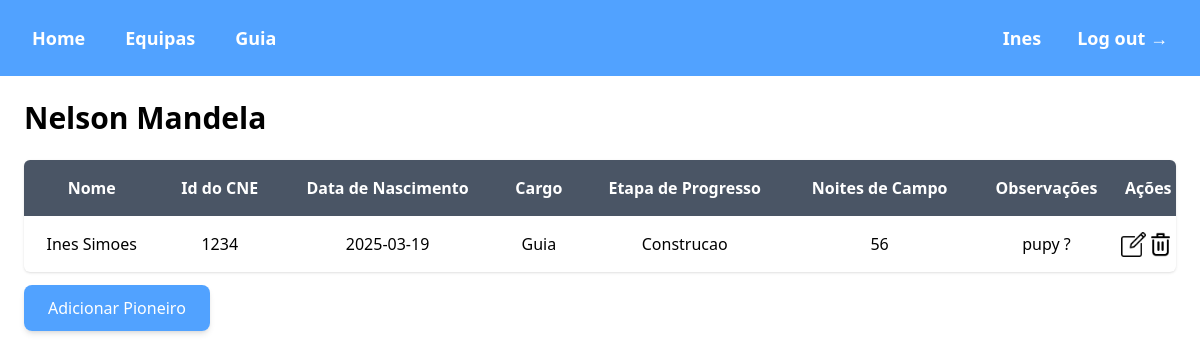
The page /public/nelson.php (signed in) on the database as committed earlier.
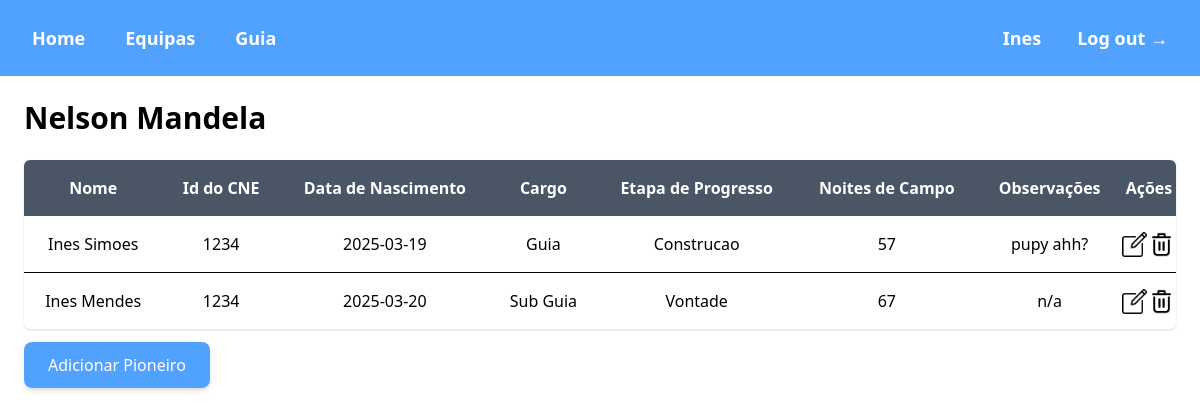
The same page on the database as committed later.
### tables this page shows
CREATE TABLE `pioneiros` (
  `id` int(11) NOT NULL,
  `nome` varchar(50) NOT NULL,
  `id_cne` int(11) NOT NULL,
  `dt_nascimento` date NOT NULL,
  `noites_campo` int(11) NOT NULL,
  `observacoes` text NOT NULL,
  `cargo_fk` int(11) NOT NULL,
  `equipa_fk` int(11) NOT NULL,
  `etapa_progresso_fk` int(11) NOT NULL
);

CREATE TABLE `cargos` (
  `cargo_id` int(11) NOT NULL,
  `cargo` varchar(20) NOT NULL
);

CREATE TABLE `etapas_progresso` (
  `etapa_id` int(11) NOT NULL,
  `etapa_progresso` varchar(20) NOT NULL
);

### public/nelson.php (the view, shortened to what this page needs)
<?php
    require '../private/connection.php';
    $equipa = $_SESSION['equipa'];
?>
<!DOCTYPE html>
<html lang="en">
<head>
    <script src="https://unpkg.com/@tailwindcss/browser@4"></script>
</head>
<body>
    <?php include('header.php'); ?>
    <div class="p-6">
        <div class="max-w-[1450px] mx-auto">
            <h2 class="text-3xl font-bold">Nelson Mandela</h2>
            <div class="mt-6 bg-white shadow-sm rounded-md overflow-hidden">
                <div class="overflow-x-auto">
                <?php
                    $selectPioneiros = "SELECT p.id, p.nome, p.id_cne, p.dt_nascimento, c.cargo, e.equipa, ep.etapa_progresso, p.noites_campo, p.observacoes FROM pioneiros as p
                    join cargos as c on p.cargo_fk = c.cargo_id
                    join equipas as e on p.equipa_fk = e.equipa_id
                    join etapas_progresso as ep on p.etapa_progresso_fk = ep.etapa_id
                    where e.equipa = 'Nelson Mandela'";
                    $result = $connection->query($selectPioneiros);
                    if ($result && $result->num_rows > 0):
                ?>
                    <table class="w-full min-w-full border-collapse">
                        <thead class="bg-gray-600 text-white">
                            <tr>
                                <th class="p-4 text-center">Nome</th>
                                <th class="p-4 text-center">Id do CNE</th>
                                <th class="p-4 text-center">Data de Nascimento</th>
                                <th class="p-4 text-center">Cargo</th>
                                <th class="p-4 text-center">Etapa de Progresso</th>
                                <th class="p-4 text-center">Noites de Campo</th>
                                <th class="p-4 text-center">Observações</th>
                                <?php if (($cargo === "Guia" || $cargo === "Sub Guia") && $equipa === "Nelson Mandela"): ?>
                                    <th colspan="2">Ações</th>
                                <?php endif; ?>
                            </tr>
                        </thead>
                        <tbody class="divide-y">
                            <?php
                                while ($row = $result->fetch_assoc()) {
                                    echo "<tr class='hover:bg-gray-100'>";
                                    echo "<td class='p-4 text-center' data-label='Nome'>" . htmlspecialchars($row['nome']) . "</td>";
                                    echo "<td class='p-4 text-center' data-label='Id do CNE'>" . htmlspecialchars($row['id_cne']) . "</td>";
                                    echo "<td class='p-4 text-center' data-label='Data de Nascimento'>" . htmlspecialchars($row['dt_nascimento']) . "</td>";
                                    echo "<td class='p-4 text-center' data-label='Cargo'>" . htmlspecialchars($row['cargo']) . "</td>";
                                    echo "<td class='p-4 text-center' data-label='Etapa de Progresso'>" . htmlspecialchars($row['etapa_progresso']) . "</td>";
                                    echo "<td class='p-4 text-center' data-label='Noites de Campo'>" . htmlspecialchars($row['noites_campo']) . "</td>";
                                    echo "<td class='p-4 text-center' data-label='Observações'>" . htmlspecialchars($row['observacoes']) . "</td>";
                                    if (($cargo === "Guia" || $cargo === "Sub Guia") && $equipa === "Nelson Mandela") {
                                        echo "<td data-label='Ações'><a href='form_update.php?id=" . htmlspecialchars($row['id']) . "'><div class='icon'><img src='../images/editing.png' alt='edit_icon' style='width: 25px;'></div></a></td>";
                                        echo "<td data-label='Ações'><a href='#' onclick=confirmDelete(" . htmlspecialchars($row['id']) . ")><img alt='deleteIcon' src='../images/delete.png' style='width: 25px;'></a></td>";
                                    }
                                    echo "</tr>";
                                }
                            ?>
                        </tbody>
                    </table>
                    <?php
                        else:
                            echo "<p>Nao foram encontrados pioneiros nesta equipa</p>";
                        endif;
                    ?>
                </div>
            </div>
            <div class="mt-6">
                <?php if (($cargo === "Guia" || $cargo === "Sub Guia") && $equipa === "Nelson Mandela"): ?>
                    <a href="form_add.php?equipa=Nelson Mandela" class="bg-blue-400 text-white px-6 py-3 rounded-lg shadow-md hover:bg-blue-500">
                        Adicionar Pioneiro
                    </a>
                <?php endif; ?>
            </div>
        </div>
    </div>
</body>
</html>

### public/header.php (shortened to what this page needs)
<?php
    $session = isset($_SESSION['pioneiro']);
    if ($session) {
      $nome = $_SESSION['pioneiro'];
      $cargo = $_SESSION['cargo'];
    } else {
      $nome = "";
      $cargo = "";
    }
    $primeiroNome = strtok($nome, " ");
?>
<script src="https://unpkg.com/@tailwindcss/browser@4"></script>
<header class="bg-blue-400 text-white relative z-1">
  <nav class="mx-auto flex items-center justify-between p-6 lg:px-8" aria-label="Global">
    <div class="hidden md:flex md:gap-x-10">
      <a href="/pioneirosequipas/public/" class="text-lg font-semibold">Home</a>
      <a href="/pioneirosequipas/public/equipas.php" class="text-lg font-semibold">Equipas</a>
      <a href="/pioneirosequipas/public/cargos/<?= htmlspecialchars($cargo); ?>" class="text-lg font-semibold"><?= htmlspecialchars($cargo); ?></a>
    </div>
    <div class="hidden md:flex md:gap-x-9" >
      <a href="/pioneirosequipas/public/perfil.php" class="text-lg font-semibold"><?= htmlspecialchars($primeiroNome); ?></a>
      <a href="/pioneirosequipas/private/logout.php" class="text-lg font-semibold">Log out &rarr;</a>
    </div>
  </nav>
</header>

Rows that differ between the two databases and show on the page:
changed pioneiros "Ines Simoes": noites_campo "56" → "57"; observacoes "pupy ?" → "pupy ahh?"
added pioneiros: nome "Ines Mendes", id_cne "1234", dt_nascimento "2025-03-20", cargo_fk.cargo "Sub Guia", etapa_progresso_fk.etapa_progresso "Vontade", noites_campo "67", observacoes "n/a"
